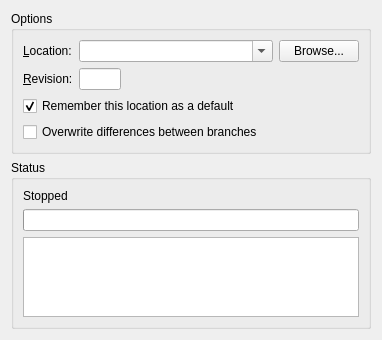
<ui version="4.0" >
 <class>PullForm</class>
 <widget class="QWidget" name="PullForm" >
  <property name="geometry" >
   <rect>
    <x>0</x>
    <y>0</y>
    <width>382</width>
    <height>340</height>
   </rect>
  </property>
  <layout class="QVBoxLayout" >
   <item>
    <widget class="QGroupBox" name="groupBox" >
     <property name="title" >
      <string>Options</string>
     </property>
     <layout class="QGridLayout" >
      <item row="0" column="0" >
       <widget class="QLabel" name="label_2" >
        <property name="text" >
         <string>&amp;Location:</string>
        </property>
        <property name="buddy" >
         <cstring>location</cstring>
        </property>
       </widget>
      </item>
      <item row="0" column="1" colspan="2" >
       <widget class="QComboBox" name="location" >
        <property name="editable" >
         <bool>true</bool>
        </property>
       </widget>
      </item>
      <item row="0" column="3" >
       <widget class="QPushButton" name="location_picker" >
        <property name="text" >
         <string>Browse...</string>
        </property>
       </widget>
      </item>
      <item row="1" column="0" >
       <widget class="QLabel" name="label_3" >
        <property name="text" >
         <string>&amp;Revision:</string>
        </property>
        <property name="buddy" >
         <cstring>revision</cstring>
        </property>
       </widget>
      </item>
      <item row="1" column="1" >
       <widget class="QLineEdit" name="revision" />
      </item>
      <item row="1" column="2" >
       <spacer>
        <property name="orientation" >
         <enum>Qt::Horizontal</enum>
        </property>
        <property name="sizeHint" >
         <size>
          <width>211</width>
          <height>20</height>
         </size>
        </property>
       </spacer>
      </item>
      <item row="2" column="0" colspan="3" >
       <widget class="QCheckBox" name="remember" >
        <property name="text" >
         <string>Remember this location as a default</string>
        </property>
        <property name="checked" >
         <bool>true</bool>
        </property>
       </widget>
      </item>
      <item row="3" column="0" colspan="3" >
       <widget class="QCheckBox" name="overwrite" >
        <property name="text" >
         <string>Overwrite differences between branches</string>
        </property>
       </widget>
      </item>
     </layout>
    </widget>
   </item>
   <item>
    <widget class="QGroupBox" name="groupBox_2" >
     <property name="title" >
      <string>Status</string>
     </property>
     <layout class="QVBoxLayout" >
      <item>
       <widget class="QLabel" name="progressMessage" >
        <property name="text" >
         <string>Stopped</string>
        </property>
        <property name="wordWrap" >
         <bool>true</bool>
        </property>
       </widget>
      </item>
      <item>
       <widget class="QProgressBar" name="progressBar" >
        <property name="maximum" >
         <number>1000000</number>
        </property>
       </widget>
      </item>
      <item>
       <widget class="QTextBrowser" name="console" />
      </item>
     </layout>
    </widget>
   </item>
  </layout>
 </widget>
 <resources/>
 <connections/>
</ui>
